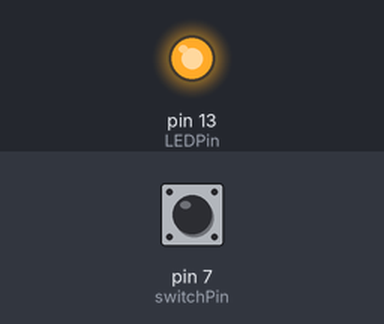
This sketch was run on a simulated Arduino Uno, built with avr-gcc and run on an emulated ATmega328P. On the bench: output pins drawn as LEDs (lit = HIGH). Dashed ring = blinking. The test bench sets the inputs (shaded band); at power-on: pin 7 (switchPin) HIGH.

Above: at 0.1 s.
1.3 s: pin 7 (switchPin) pulled LOW for 1 s
At 1.85 s:
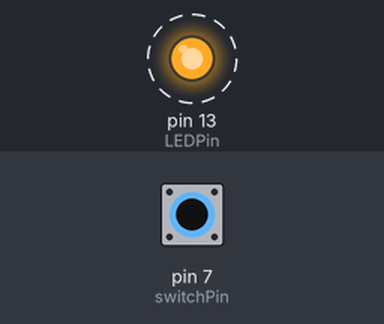
At 2.8 s:
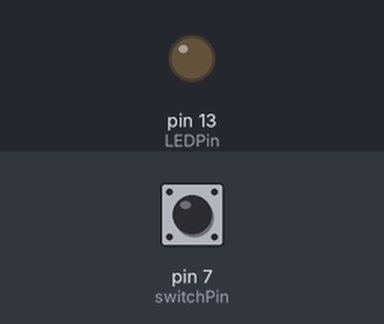
Timing chart, 0 to 4.3 s (numbered marks = the images above; inputs shaded):
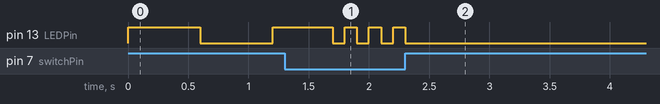

The sketch:

blink-until.ino
```cpp
/*

  Blink the LED until the button is pressed 4 times in a second.

  Note: this solution will work, but it has a flaw.
  1. What's the flaw?
  2. How would you improve it?

*/

int switchPin = 7;
int LEDPin = 13;
int blinkTimer = millis();
int buttonTimer = millis();
boolean running = true;
boolean ledOn = true;
int buttonClicks = 0;

void setup() {

  pinMode(switchPin,INPUT);
  pinMode(LEDPin,OUTPUT);
  digitalWrite(LEDPin,LOW); // Initialize the LED to be off when the program starts
}

void loop() {

// as long as we haven't gotten the signal to stop, run the first section

  if (running)
  {

    // Check our timers and counter

    int currentTime = millis(); // establish current time

    if (currentTime >= blinkTimer + 500) // if it's been more than 0.5 seconds since the blink timer reset
    {
      ledOn = !ledOn; // change the state of the LED
      blinkTimer = currentTime;  // reset the blink timer
    }

    if (currentTime >= buttonTimer + 1000)  // if it's been more than 1 second since the first button press
    {
      buttonClicks = 0;  // reset the button counter
    }

    if (buttonClicks == 0) // if we haven't counted any button clicks yet
    {
      buttonTimer = currentTime;  // reset the button timer
    }


    // turn the LED on or off depending on the variable ledOn

    if (ledOn)
    {
      digitalWrite(LEDPin,HIGH);
    }
    else
    {
      digitalWrite(LEDPin,LOW);
    }

    // check for button presses and count them

    int switch_value = digitalRead(switchPin);
    if(switch_value==LOW)
    {
      buttonClicks = buttonClicks + 1;
    }

    // check to see if it's time to turn off the blinker

    if (buttonClicks >= 4)
    {
      running=false;
      for (int i=0; i < 4; i++){
        digitalWrite(LEDPin,HIGH);
        delay(100);
        digitalWrite(LEDPin,LOW);
        delay(100);
      }
    }

    delay(100);

  }

// Once we've gotten the 'stop' signal, keep the LED off

  if (!running)
  {
    digitalWrite(LEDPin,LOW);
  }

}
```

Measured:
- after the input at 1.3 s, pin 13 (LEDPin): alternates HIGH for 0.10 s and LOW for 0.10 s, 7 changes in all, then stays LOW, starting after 0.40 s
